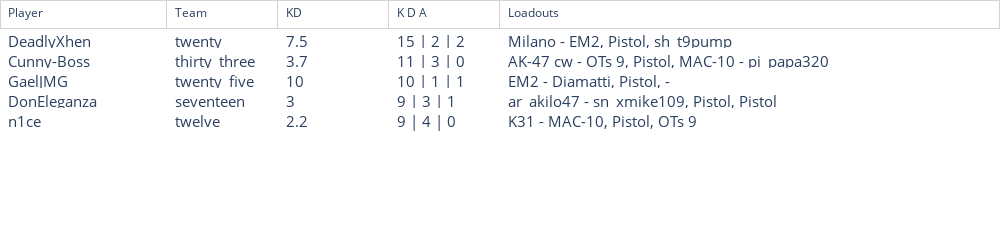

Notebook code cell kept with this figure:
### Code cell
df = top_players

fig = go.Figure(
    data=[
        go.Table(
            columnwidth = [30, 20, 20, 20, 90],
            header = dict(values=list(df.columns),
                          align=['left'],
                          line_color='lightgray',
                          fill_color='white'),
            cells = dict(values=[df.Player, df.Team, df.KD, df['K D A'], df.Loadouts],
                         align='left',
                         fill_color='white', font_size=15))
    ]
)

# to narrow spaces between several figures
fig.update_layout(
    width=1000,
    height=250,
    margin=dict(
        l=0,
        r=1,
        b=0,
        t=0
        )
    )
fig.show()

### Figure 1 — Plotly figure (JSON) as saved in the notebook; plotly's stock layout.template omitted (floating-point values rounded to 4 significant figures)
{"data": [{"cells": {"align": "left", "fill": {"color": "white"}, "font": {"size": 15}, "values": [["DeadlyXhen", "Cunny-Boss", "GaelJMG", "DonEleganza", "n1ce"], ["twenty", "thirty_three", "twenty_five", "seventeen", "twelve"], [7.5, 3.7, 10, 3, 2.2], ["15 | 2 | 2", "11 | 3 | 0", "10 | 1 | 1", "9 | 3 | 1", "9 | 4 | 0"], ["Milano - EM2, Pistol, sh_t9pump", "AK-47 cw - OTs 9, Pistol, MAC-10 - pi_papa320", "EM2 - Diamatti, Pistol, -", "ar_akilo47 - sn_xmike109, Pistol, Pistol", "K31 - MAC-10, Pistol, OTs 9"]]}, "columnwidth": [30, 20, 20, 20, 90], "header": {"align": ["left"], "fill": {"color": "white"}, "line": {"color": "lightgray"}, "values": ["Player", "Team", "KD", "K D A", "Loadouts"]}, "type": "table"}], "layout": {"height": 250, "margin": {"b": 0, "l": 0, "r": 1, "t": 0}, "width": 1000}}
